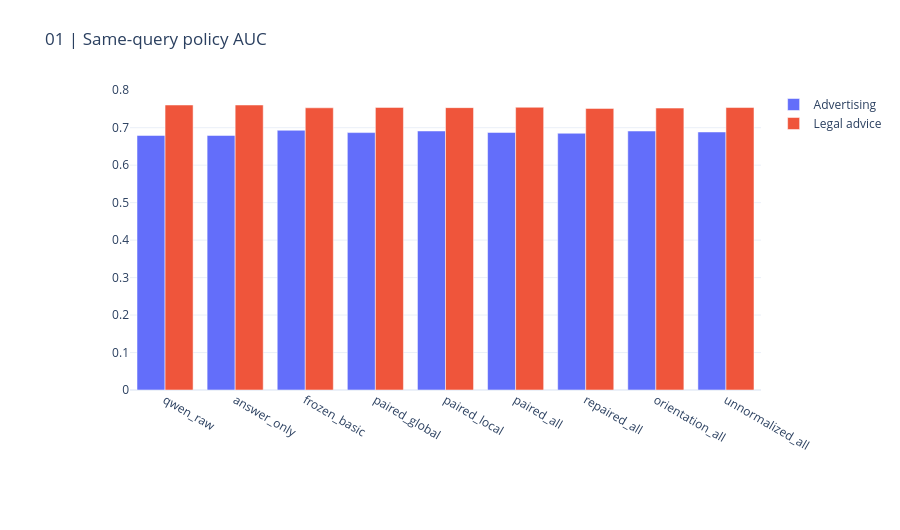
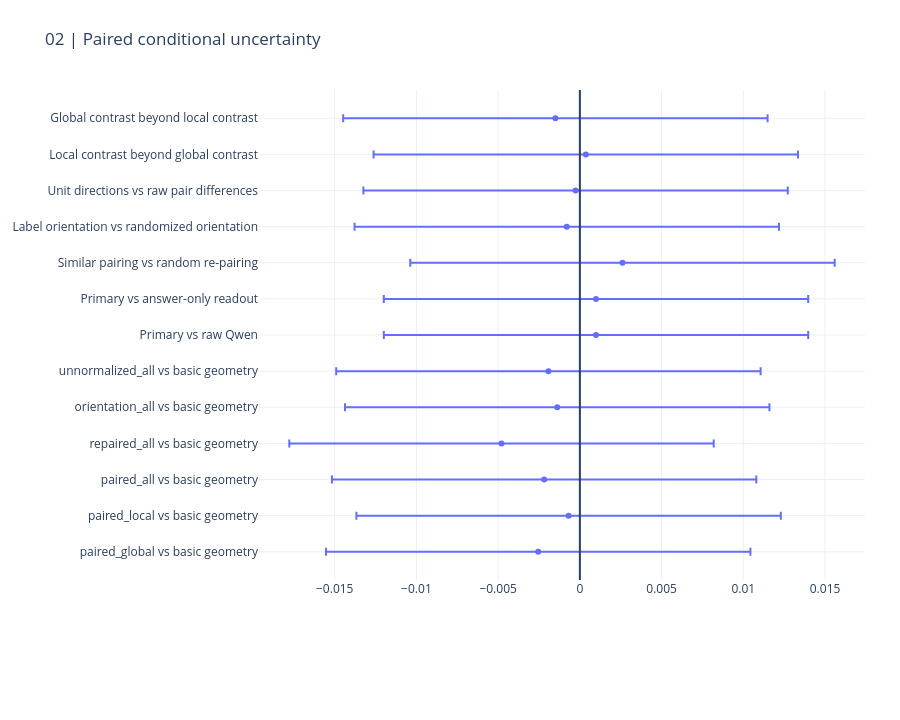

Notebook cell for these charts, in order:
### Markdown cell above
## 2. Performance and uncertainty

Do not select a new primary from this chart. paired_all was fixed before execution. Intervals are conditional on saved predictions and do not correct the entire adaptive research history.

### Code cell
display(pd.DataFrame(result["metrics"]))
CHARTS[0].show(renderer="plotly_mimetype")
CHARTS[1].show(renderer="plotly_mimetype")

### Figure 1 — Plotly figure (JSON) as saved in the notebook; plotly's stock layout.template omitted (floating-point values rounded to 4 significant figures)
{"data": [{"name": "Advertising", "type": "bar", "x": ["qwen_raw", "answer_only", "frozen_basic", "paired_global", "paired_local", "paired_all", "repaired_all", "orientation_all", "unnormalized_all"], "y": [0.6793, 0.6793, 0.6931, 0.6869, 0.6912, 0.6873, 0.6851, 0.6911, 0.6885]}, {"name": "Legal advice", "type": "bar", "x": ["qwen_raw", "answer_only", "frozen_basic", "paired_global", "paired_local", "paired_all", "repaired_all", "orientation_all", "unnormalized_all"], "y": [0.7605, 0.7605, 0.753, 0.7541, 0.7535, 0.7545, 0.7514, 0.7523, 0.7537]}], "layout": {"barmode": "group", "height": 530, "margin": {"b": 140, "l": 130, "r": 35, "t": 90}, "title": {"text": "01 | Same-query policy AUC"}, "xaxis": {"automargin": true}, "yaxis": {"automargin": true}}}

### Figure 2 — Plotly figure (JSON) as saved in the notebook; plotly's stock layout.template omitted (floating-point values rounded to 4 significant figures)
{"data": [{"error_x": {"array": [0.01298, 0.01298, 0.01298, 0.01298, 0.01298, 0.01298, 0.01298, 0.01298, 0.01298, 0.01298, 0.01298, 0.01298, 0.01298]}, "mode": "markers", "type": "scatter", "x": [-0.002549, -0.0006882, -0.002186, -0.004795, -0.001384, -0.001924, 0.0009878, 0.0009878, 0.002608, -0.0008022, -0.0002625, 0.0003627, -0.001498], "y": ["paired_global vs basic geometry", "paired_local vs basic geometry", "paired_all vs basic geometry", "repaired_all vs basic geometry", "orientation_all vs basic geometry", "unnormalized_all vs basic geometry", "Primary vs raw Qwen", "Primary vs answer-only readout", "Similar pairing vs random re-pairing", "Label orientation vs randomized orientation", "Unit directions vs raw pair differences", "Local contrast beyond global contrast", "Global contrast beyond local contrast"]}], "layout": {"height": 720, "margin": {"b": 140, "l": 130, "r": 35, "t": 90}, "shapes": [{"type": "line", "x0": 0, "x1": 0, "xref": "x", "y0": 0, "y1": 1, "yref": "y domain"}], "title": {"text": "02 | Paired conditional uncertainty"}, "xaxis": {"automargin": true}, "yaxis": {"automargin": true}}}
